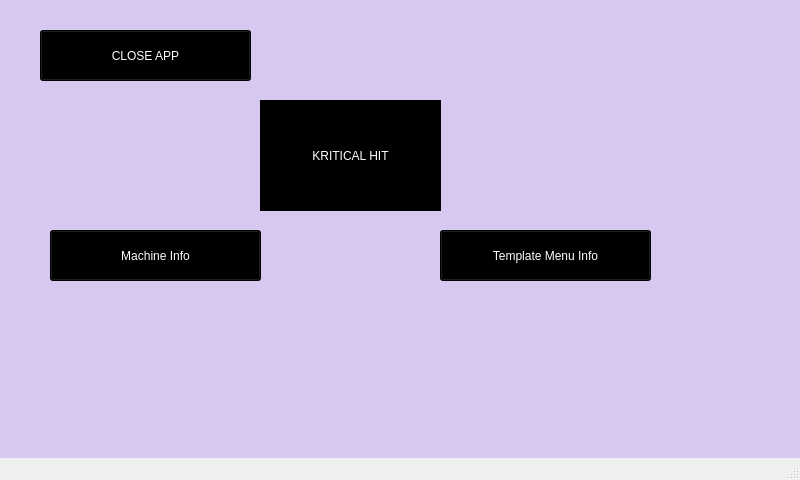
<?xml version="1.0" encoding="UTF-8"?>
<ui version="4.0">
 <class>MainWindow</class>
 <widget class="QMainWindow" name="MainWindow">
  <property name="geometry">
   <rect>
    <x>0</x>
    <y>0</y>
    <width>800</width>
    <height>480</height>
   </rect>
  </property>
  <property name="windowTitle">
   <string>MainWindow</string>
  </property>
  <widget class="QWidget" name="centralwidget">
   <widget class="QStackedWidget" name="stackedWidget">
    <property name="geometry">
     <rect>
      <x>0</x>
      <y>-30</y>
      <width>801</width>
      <height>491</height>
     </rect>
    </property>
    <property name="styleSheet">
     <string notr="true">background-color: rgb(214, 200, 241);</string>
    </property>
    <widget class="QWidget" name="page_5">
     <widget class="QLabel" name="label_2">
      <property name="geometry">
       <rect>
        <x>260</x>
        <y>130</y>
        <width>181</width>
        <height>111</height>
       </rect>
      </property>
      <property name="styleSheet">
       <string notr="true">font: 700 italic 16pt &quot;Segoe UI&quot;;
background-color: rgb(0, 0, 0);
color: rgb(255, 255, 255);</string>
      </property>
      <property name="text">
       <string>KRITICAL HIT</string>
      </property>
      <property name="alignment">
       <set>Qt::AlignCenter</set>
      </property>
     </widget>
     <widget class="QPushButton" name="pushButton">
      <property name="geometry">
       <rect>
        <x>40</x>
        <y>60</y>
        <width>211</width>
        <height>51</height>
       </rect>
      </property>
      <property name="styleSheet">
       <string notr="true">background-color: rgb(0, 0, 0);
font: 700 italic 16pt &quot;Segoe UI&quot;;
color: rgb(255, 255, 255);</string>
      </property>
      <property name="text">
       <string>CLOSE APP</string>
      </property>
     </widget>
     <widget class="QPushButton" name="pushButton_2">
      <property name="geometry">
       <rect>
        <x>50</x>
        <y>260</y>
        <width>211</width>
        <height>51</height>
       </rect>
      </property>
      <property name="styleSheet">
       <string notr="true">background-color: rgb(0, 0, 0);
font: 700 italic 16pt &quot;Segoe UI&quot;;
color: rgb(255, 255, 255);</string>
      </property>
      <property name="text">
       <string>Machine Info</string>
      </property>
     </widget>
     <widget class="QPushButton" name="pushButton_3">
      <property name="geometry">
       <rect>
        <x>440</x>
        <y>260</y>
        <width>211</width>
        <height>51</height>
       </rect>
      </property>
      <property name="styleSheet">
       <string notr="true">background-color: rgb(0, 0, 0);
font: 700 italic 16pt &quot;Segoe UI&quot;;
color: rgb(255, 255, 255);</string>
      </property>
      <property name="text">
       <string>Template Menu Info</string>
      </property>
     </widget>
    </widget>
   </widget>
  </widget>
  <widget class="QMenuBar" name="menubar">
   <property name="geometry">
    <rect>
     <x>0</x>
     <y>0</y>
     <width>800</width>
     <height>21</height>
    </rect>
   </property>
  </widget>
  <widget class="QStatusBar" name="statusbar"/>
 </widget>
 <resources/>
 <connections/>
</ui>
